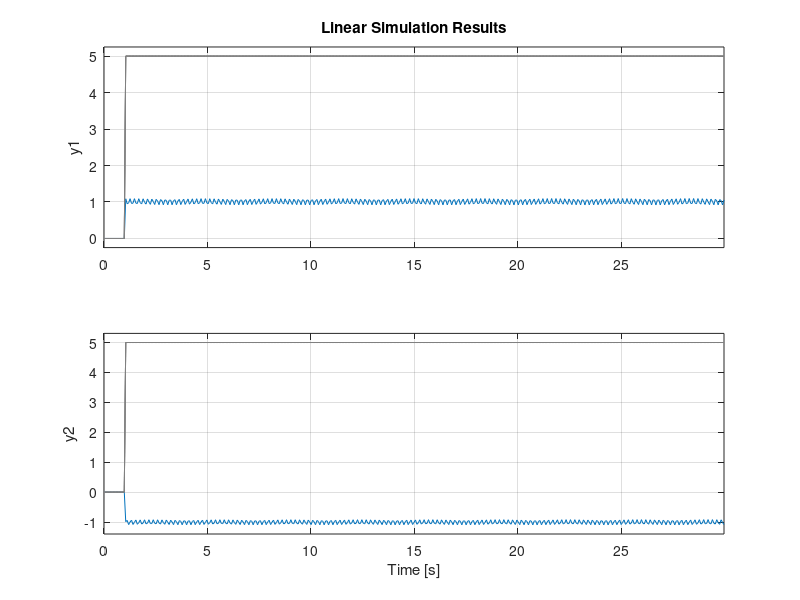

Source code (MATLAB):
clear; clc; cla
%Constantes que se toman al principio del texto
fb=50; %frecuencia base
wb=2*pi*fb;%fercuencia angular base
Xm=3.95279;
Rs=0.0048; %resistencia del estator
Rr=0.00549; %resistencia del rotor
Tm = 0.8064; %torque mecanico
Xrr=0.02; %reactancia de magnetizaciï¿½na
Xss=0.09241;

%Caso general para pedirle datos al usuario





%condiciones
wr=input("velocidad angular del rotor (wr) : "); %velocidad angular del rotor
s=input(" s : "); %s de cada network
ids=input(" ids : "); %ids de cada caso
iqs=input(" iqs : "); %iqs de cada caso
idr=input(" idr : "); %idr de cada caso
iqr=input(" iqr : "); %iqr de cada caso
a=input(" Vds : "); %Vds de cada caso
b=input(" Vqs : "); %Vqs de cada caso
c=input(" Vdr : "); %Vdr de cada caso
d=input(" Vqr : "); %Vqr de cada caso


%variables dependientes

ws= wr/(s-1);%velocidad angular del estator
alpha1=(Xss*Xrr)-(s*(Xm)^2);
alpha2=Xm^2-s*Xss*Xrr;
Bs=Xm*Xss*(1-s);
Br=Xm*Xrr*(1-s);
o=(1-Xm^2)/(Xss*Xrr);
H=wb/(Xss*Xrr*o);

%matrices
A=H*[-Rs*Xrr,alpha1*ws,-Rr*Xm,-Br*ws;-alpha1*ws, -Rs*Xrr,Br*ws,-Rr*Xm;-Rs*Xm,Bs*ws,-Rr*Xss,-alpha2*ws;-Bs*ws,-Rs*Xm,alpha2*ws,-Rr*Xss];
B=H*[-Xrr,0,Xm,0;0,-Xrr,0,Xm;-Xm,0,Xss,0;0,-Xm,0,Xss];
C=[0,0,1,0;0,0,0,1];
D=0;

dt = 0.07;

F=ss(A,B,C,D);
t=0:dt:30;
%las entrdas cambian por caso
Vds=(a*(t>=1));%entradas
Vqs=(b*(t>=1));
Vdr=(c*(t>=1));
Vqr=(d*(t>=1));



u=[Vds;Vqs;Vdr;Vqr];
lsim(F,u,t)
y=F
%salidas
%idr
y1=y(1,:);
%iqr
y2=y(2,:);

[A,B,C,D]=ssdata(F);
transfer=tf(F);
